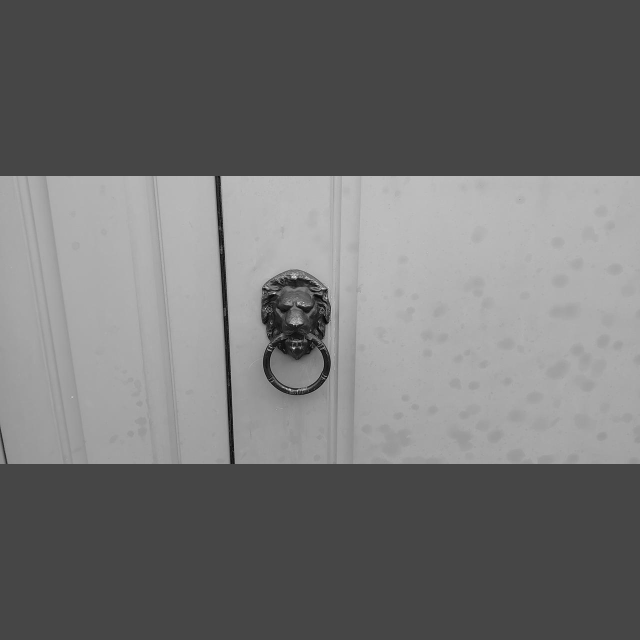
#> input picture imgs/d.jpg, 1280 x 1280 px, found by its file name (shown at 1/2 size)
$ python my_dct_dwt_watermarking_code.py
#> lines starting #> are read from the running program, lines starting #| are printed output that depends on the picture
### preprocess_image.py
from PIL import Image

def preprocess_image(image_name, size, rgbnumber = 66):
#> called with image_name = 'd.jpg', size = 1280, rgbnumber = 70
    img = Image.open(image_name)
#> img is the input picture: PIL image 1280x1280 L; min 0, max 255, mean 112.6
    x, y = img.size
#> x = 1280; y = 1280
    x1, y1 = size, y*size//x
#> x1 = 1280; y1 = 1280
    # print(x1, y1)
    img = img.resize((x1, y1), 1)
    colorback = (rgbnumber,rgbnumber,rgbnumber)
    im = Image.new("RGB", (x1, x1), colorback)
#> im: PIL image 1280x1280 RGB; every value is 70
    im.paste(img, (0, (size-y1)//2))
    im.convert('L').save(image_name, 'jpeg')

# [4 lines that do not run on import are left out]

### text_genetation.py
from PIL import Image, ImageDraw, ImageFont


def wmgenerator(size, msg, rgbnumber = 66):
#> called with size = 39, rgbnumber = 60
	W, H = (size, size)
	im = Image.new("RGB", (W,H), "gray")
#> im: PIL image 39x39 RGB; every value is 128
	draw = ImageDraw.Draw(im)
	font = ImageFont.truetype("shrifts/ToyzRegular.ttf", 10) # 11
	colortext = (rgbnumber,rgbnumber,rgbnumber) # "darkgray"
	draw.text((3, 3), msg, fill=colortext, font=font)
	im.save("text.png", "PNG")
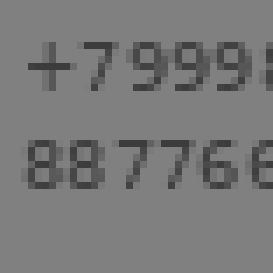
#> saved as text.png: PIL image 39x39 RGB (shown 7 times larger); min 60, max 128, mean 120.6

# [4 lines that do not run on import are left out]

### my_dct_dwt_watermarking_code.py
# conda activate iWM
# conda activate VIP

# https://github.com/diptamath/DWT-DCT-Digital-Image-Watermarking

import numpy as np
import pywt, os
from PIL import Image
from scipy.fftpack import dct, idct


def convert_image(image_name, size):
    img = Image.open(image_name).resize((size, size), 1)
    img = img.convert('L')
    img.save(image_name)
    image_array = np.array(img.getdata(), dtype=np.cfloat).reshape((size, size))
    return image_array

def process_coefficients(imArray, model, level):
    coeffs=pywt.wavedec2(data = imArray, wavelet = model, level = level)
    # print(f'\ncoeffs[0].__len__() from process_coefficients = {coeffs[0].__len__()}\n')
    coeffs_H=list(coeffs)
    return coeffs_H

def apply_dct(image_array):
    size = image_array[0].__len__()
    # print(f'\nsize_apply_dct from apply_dct = {size}\n')
    all_subdct = np.empty((size, size))
    for i in range (0, size, h):
        for j in range (0, size, h):
            subpixels = image_array[i:i+h, j:j+h]
            subdct = dct(dct(subpixels.T, norm="ortho").T, norm="ortho")
            all_subdct[i:i+h, j:j+h] = subdct.real
    return all_subdct

def embed_watermark(watermark_array, orig_image):
    watermark_array_size = watermark_array[0].__len__()
    # print(f'\nwatermark_array_size from embed_watermark = {watermark_array_size}\n')
    watermark_flat = watermark_array.ravel() # watermark_flat_lenght = watermark_size x watermark_size
    ind = 0
    # print(f'\norig_image.__len__() from embed_watermark = {orig_image.__len__()}\n')
    for x in range (0, orig_image.__len__(), h):
        for y in range (0, orig_image.__len__(), h):
            if ind < watermark_flat.__len__():
                subdct = orig_image[x:x+h, y:y+h]
                subdct[k][k] = watermark_flat[ind].real
                orig_image[x:x+h, y:y+h] = subdct
                ind += 1
    # print(f'\nx = {x}; y = {y}; ind = {ind} from embed_watermark\n')
    # print(f'\nsubdct.__len__() from embed_watermark = {subdct.__len__()}')
    # print(f'\nsubdct[11].__len__() from embed_watermark  = {subdct[11].__len__()}')
    return orig_image

def inverse_dct(all_subdct):
    size = all_subdct[0].__len__()
    # print(f'\nall_subdct[0].__len__() from inverse_dct = {all_subdct[0].__len__()}\n')
    all_subidct = np.empty((size, size))
    for i in range (0, size, h):
        for j in range (0, size, h):
            subidct = idct(idct(all_subdct[i:i+h, j:j+h].T, norm="ortho").T, norm="ortho")
            all_subidct[i:i+h, j:j+h] = subidct
    return all_subidct

def print_image_from_array(image_array, name):
    image_array_copy = image_array.clip(0, 255)
    image_array_copy = image_array_copy.real.astype("uint8")
    img = Image.fromarray(image_array_copy)
    img.save(name)

def get_watermark(dct_watermarked_coeff, watermark_size):
    subwatermarks = []
    # print(f'\ndct_watermarked_coeff.__len__() from get_watermark = {dct_watermarked_coeff.__len__()}\n')
    for x in range (0, dct_watermarked_coeff.__len__(), h):
        for y in range (0, dct_watermarked_coeff.__len__(), h):
            coeff_slice = dct_watermarked_coeff[x:x+h, y:y+h]
            subwatermarks.append(coeff_slice[k][k])
    # print(f'\nx = {x}; y = {y}; coeff_slice[k][k] from get_watermark = {coeff_slice[k][k]}\n')
    # print(f'\nsubwatermarks.__len__() from get_watermark = {subwatermarks.__len__()}\n')
    watermark = np.array(subwatermarks).reshape(watermark_size, watermark_size)
    return watermark

def recover_watermark(image_array, model='haar', level = 1):
    coeffs_watermarked_image = process_coefficients(image_array, model, level=level)
    dct_watermarked_coeff = apply_dct(coeffs_watermarked_image[0])
    watermark_array = get_watermark(dct_watermarked_coeff, wm_size)
    watermark_array =  np.uint8(watermark_array)
    #Save result
    img = Image.fromarray(watermark_array)
    img.save('recovered_watermark.png')

def w2d(image, watermark):
    model = 'haar'
    level = 1
    image_array = convert_image(image, cover_size)
    # print(f'\nimage_array.__len__() from w2d = {image_array.__len__()}\n')
    # print(f'\nimage_array[0].__len__() from w2d = {image_array[0].__len__()}\n')
    watermark_array = convert_image(watermark, wm_size)
#> call 2 of convert_image, with image_name = 'text.png', size = 38
#> in convert_image (call 2), `img = Image.open(image_name).resize((size, size), 1)`:
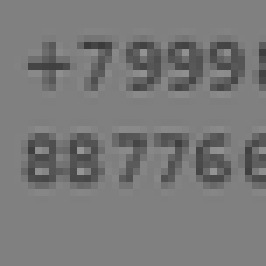
#> img: PIL image 38x38 RGB (shown 7 times larger); min 59, max 150, mean 120.6
    # print(f'\nwatermark_array.__len__() from w2d = {watermark_array.__len__()}\n')
    coeffs_image = process_coefficients(image_array, model, level=level)
#> in process_coefficients, `coeffs=pywt.wavedec2(data = imArray, wavelet = model, level = level)`: coeffs = 2 items
#> coeffs_image = 2 items
    # print(f'\ncoeffs_image.__len__() from w2d = {coeffs_image.__len__()}\n')
    # print(f'\ncoeffs_image[0].__len__() from w2d = {coeffs_image[0].__len__()}\n')
    dct_array = apply_dct(coeffs_image[0])
#> in apply_dct, `size = image_array[0].__len__()`: size = 640
#> after the loop in apply_dct, `for i in range (0, size, h):`:
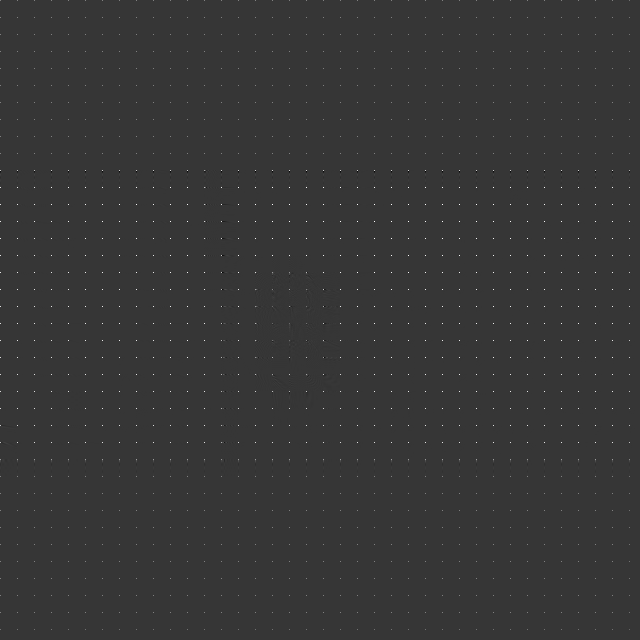
#> all_subdct: shape (640, 640) float64; min -1726.9, max 6400.8, mean 13.4; drawn with min black and max white
    # print(f'\ndct_array.__len__() from w2d = {dct_array.__len__()}\n')
    dct_array = embed_watermark(watermark_array, dct_array)
#> in embed_watermark, `watermark_array_size = watermark_array[0].__len__()`: watermark_array_size = 38
#> after the loop in embed_watermark, `for x in range (0, orig_image.__len__(), h):`: ind = 1444
    # print(f'\ndct_array.__len__() from w2d = {dct_array.__len__()}\n')
    coeffs_image[0] = inverse_dct(dct_array)
#> in inverse_dct, `size = all_subdct[0].__len__()`: size = 640
#> after the loop in inverse_dct, `for i in range (0, size, h):`:
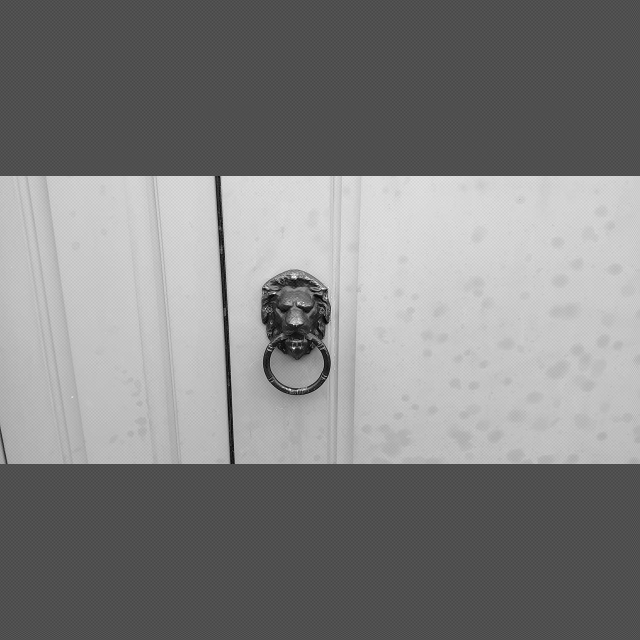
#> all_subidct: shape (640, 640) float64; min 5.08, max 437.9, mean 225.2; drawn with min black and max white
    # print(f'\ncoeffs_image[0].__len__() from w2d = {coeffs_image[0].__len__()}\n')
    ## reconstruction
    image_array_H=pywt.waverec2(coeffs_image, model)
    print_image_from_array(image_array_H, 'image_with_watermark.jpg')
    # print(f'\nimage_array_H.__len__() from w2d = {image_array_H.__len__()}\n')

    # recover images
    recover_watermark(image_array = image_array_H, model=model, level = level)
#> in recover_watermark, `coeffs_watermarked_image = process_coefficients(image_array, model, le..`: coeffs_watermarked_image = 2 items
#> after the loop in get_watermark, `for x in range (0, dct_watermarked_coeff.__len__(), h):`: subwatermarks = 1444 values, max 150 at index 809, min 59 at index 240, mean 120.6


from preprocess_image import preprocess_image
cover_size = 1280 # 1088
image = "d.jpg" # '11.jpg'
preprocess_image(image, cover_size, 70)

from text_genetation import wmgenerator
wm_size = 39 #46
wm_msg = "+79998\n887766"
wmgenerator(wm_size, wm_msg, 60)

watermark = 'text.png'


from math import ceil # округление чисел в большую сторону
wm_size = ceil(cover_size / 2 / ceil(cover_size / 2 / wm_size))
h = ceil(cover_size / 2 / wm_size) # = 14, if  wm_size = 39 # шаг

k = (cover_size//2 - 1) - ((cover_size//2 - 1) // (h))*h # = 11, if h = 14 # номер коэф.внедрения
# print(f"h = {h}, k = {k}")

# # Embed
w2d(image, watermark)


# [13 lines of commented-out code are left out]

$ run again, with imgs/d_before.jpg copied over imgs/d.jpg
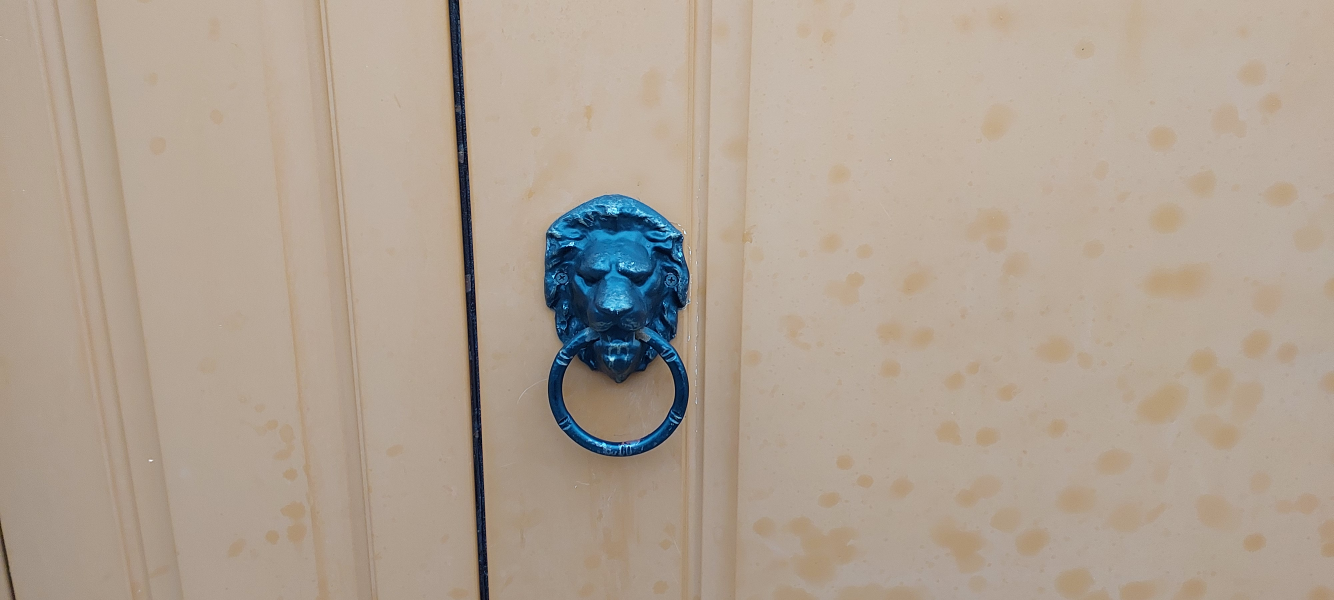
#> input picture imgs/d_before.jpg, 4000 x 1800 px, found by its file name (shown at 1/3 size)
#> in preprocess_image, img is the input picture: PIL image 4000x1800 RGB; mean R, G, B 176.1, 162.1, 147.5
#> in preprocess_image, `img = img.resize((x1, y1), 1)`:
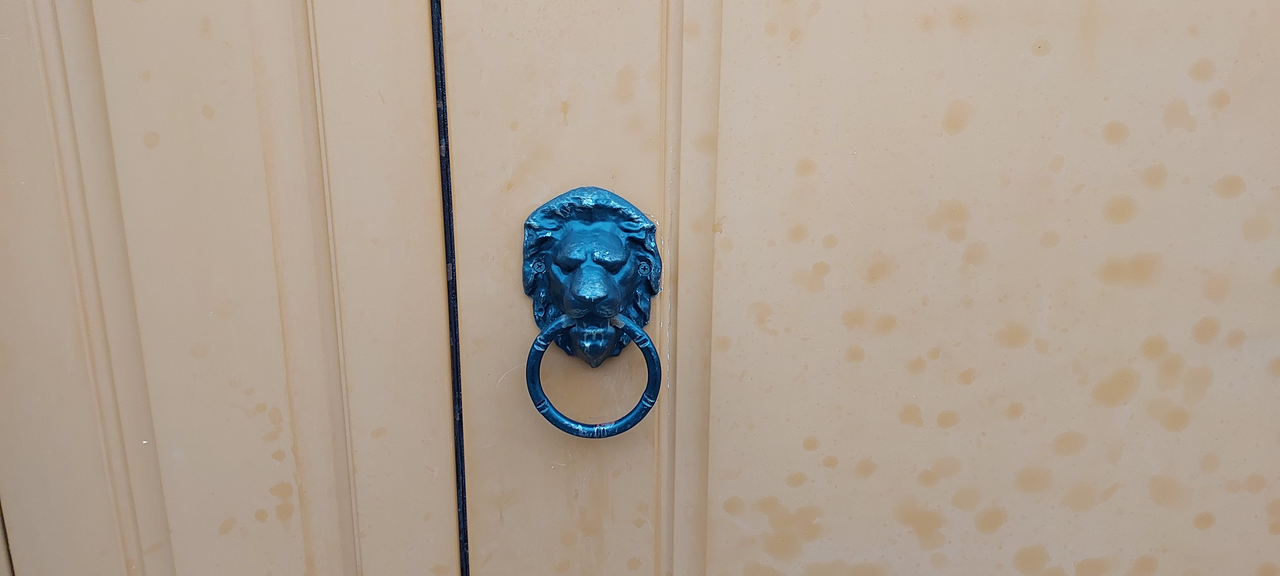
#> img: PIL image 1280x576 RGB; mean R, G, B 176.1, 162.1, 147.5
#> in preprocess_image, `im.paste(img, (0, (size-y1)//2))`:
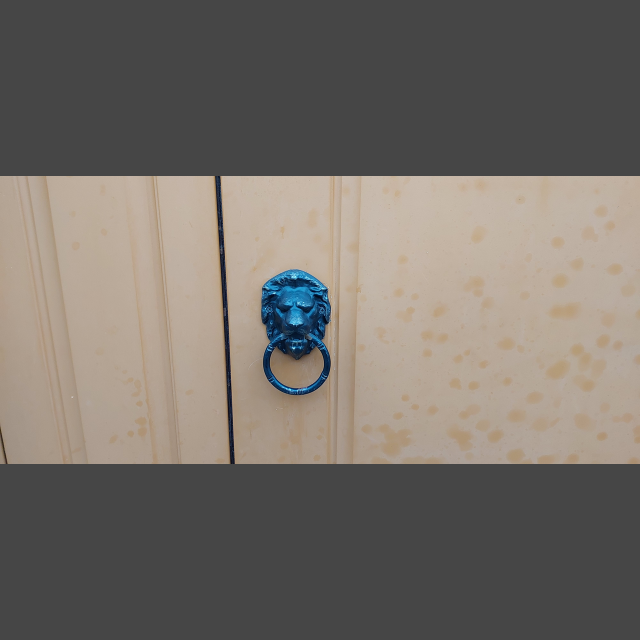
#> im: PIL image 1280x1280 RGB (shown at 1/2 size); mean R, G, B 117.8, 111.4, 104.9
#> coeffs = 2 items
#> in apply_dct, `size = image_array[0].__len__()`: size = 640
#> watermark_array_size = 38
#> after the loop in embed_watermark, `for x in range (0, orig_image.__len__(), h):`: ind = 1444
#> in inverse_dct, `size = all_subdct[0].__len__()`: size = 640
#> coeffs_watermarked_image = 2 items
#> after the loop in get_watermark, `for x in range (0, dct_watermarked_coeff.__len__(), h):`: subwatermarks = 1444 values, max 150 at index 809, min 59 at index 240, mean 120.6
